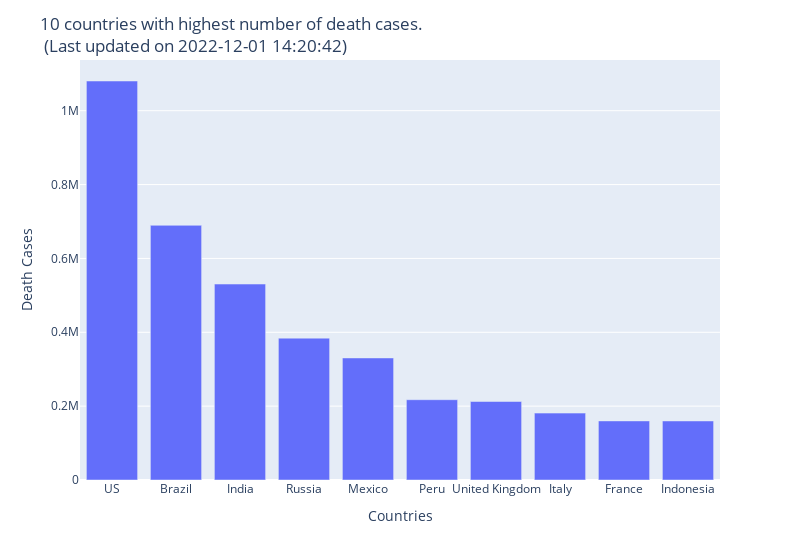

Source (notebook cell):
### Markdown cell above
### Data Visualization through Bar Charts
#### Worst Hit Countries - Confirmed Cases

### Code cell
def deathCases_bar_chart(n):
    df1 = country_df.sort_values(by='deaths', ascending=False)
    fig = px.bar(df1.head(n), x="country", y="deaths")

    fig.update_layout(
    title=str(n) +" countries with highest number of death cases. <br> (Last updated on "+ df1.last_update[1] +")",
    xaxis_title="Countries",
    yaxis_title="Death Cases",
    width = 800
    )
    
    fig.show();


interact(deathCases_bar_chart, n=10)
ipywLayout = widgets.Layout()
ipywLayout.display='none'

### Figure 1 — Plotly figure (JSON) as saved in the notebook; plotly's stock layout.template omitted (floating-point values rounded to 4 significant figures)
{"data": [{"alignmentgroup": "True", "hovertemplate": "country=%{x}<br>deaths=%{y}<extra></extra>", "legendgroup": "", "marker": {"color": "#636efa", "pattern": {"shape": ""}}, "name": "", "offsetgroup": "", "orientation": "v", "showlegend": false, "textposition": "auto", "type": "bar", "x": ["US", "Brazil", "India", "Russia", "Mexico", "Peru", "United Kingdom", "Italy", "France", "Indonesia"], "xaxis": "x", "y": [1080464, 689665, 530622, 384159, 330495, 217414, 212585, 181098, 159990, 159884], "yaxis": "y"}], "layout": {"barmode": "relative", "legend": {"tracegroupgap": 0}, "margin": {"t": 60}, "title": {"text": "10 countries with highest number of death cases. <br> (Last updated on 2022-12-01 14:20:42)"}, "width": 800, "xaxis": {"anchor": "y", "domain": [0, 1], "title": {"text": "Countries"}}, "yaxis": {"anchor": "x", "domain": [0, 1], "title": {"text": "Death Cases"}}}}
